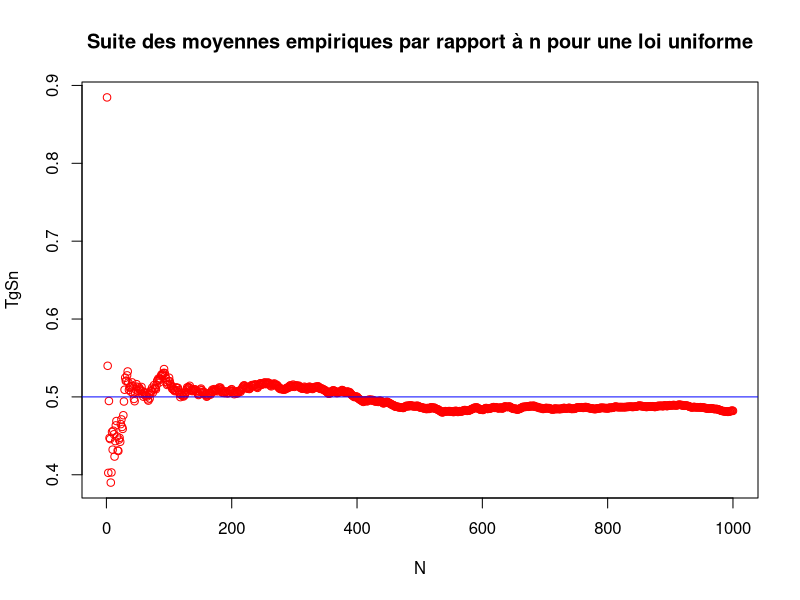
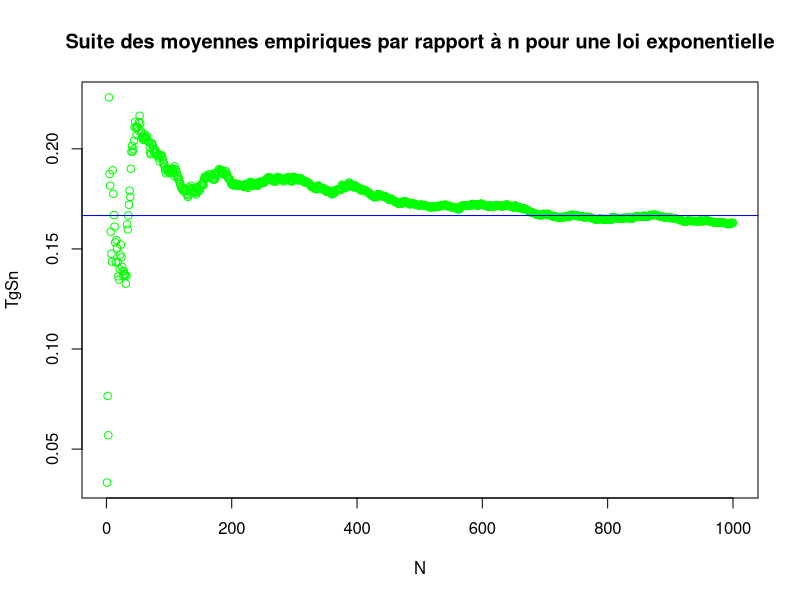
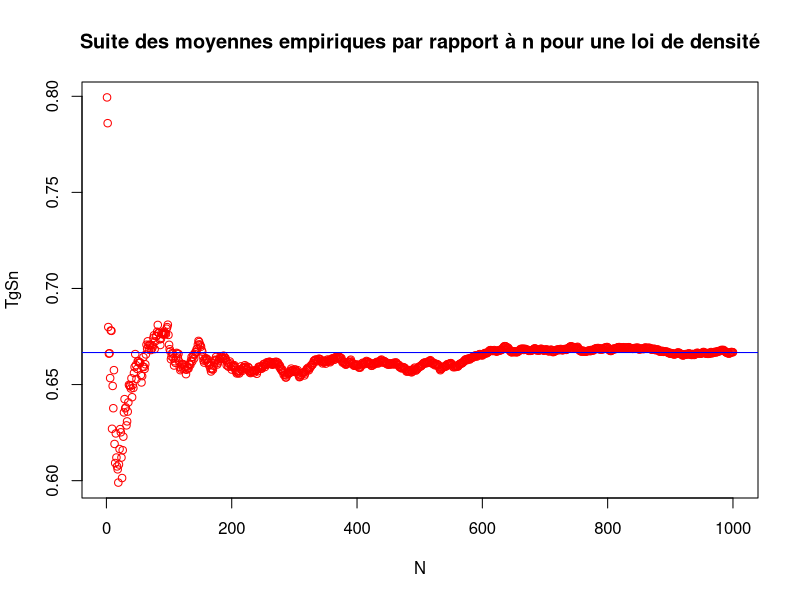

Here is the R script that generated these plots, in order:
##Excercice 3 

##1 

n = 1000 #Nombre d'essaie 
esp = 1/2 #Espérance des Xk
Xk= runif(n,min=0,max=1)
Sn= cumsum(Xk) #Calcule de Sn
N = seq(1,n, by=1)
TgSn = Sn/N

plot(N,TgSn, col="red", main = "Suite des moyennes empiriques par rapport à n pour une loi uniforme")
abline(h=esp, col = "blue") #Tracer l'espérance sur le graphe 

# la suite des moyennes empiriques semble converger vers l'espérance des X_k

##2

n = 1000 #Nombre d'essaie 
lambda = 6 #Parametre pour la loi exponentielle
esp = 1/lambda #Espérance des Xk
Xk = rexp(n,lambda)
Sn = cumsum(Xk) #Calcule de Sn
N = seq(1,n, by=1)
TgSn=Sn/N

plot(N,TgSn, col="green", main = "Suite des moyennes empiriques par rapport à n pour une loi exponentielle")
abline(h=esp, col="blue") #Tracer l'espérance sur le graphe

# la suite des moyennes empiriques semble converger vers l'espérance des X_k


##3

n = 1000
f = function(x){ #fonction pour calculer l'espérance
  2*x*x
}
Xk = c()
i = 0

for (i in 1:n) {
  Xk[i] = sqrt(runif(1))
}

esp = integrate(f, lower = 0, upper = 1)
Sn = cumsum(Xk) #Calcule de Sn
N = seq(1,n, by=1)
TgSn = Sn/N
plot(N, TgSn, col="red", main= "Suite des moyennes empiriques par rapport à n pour une loi de densité")
abline(h = esp$value, col="blue") #Tracer de l'espérance sur le graphe

# la suite des moyennes empiriques semble converger vers l'espérance